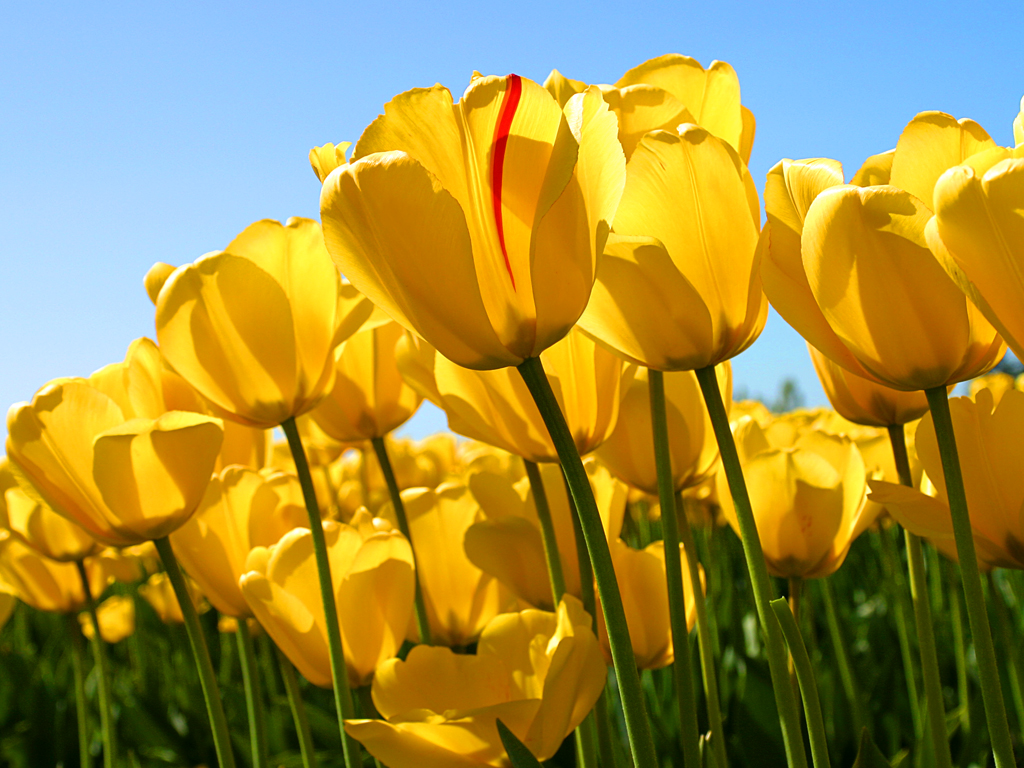
#> input picture day12/aaa.jpg, 1024 x 768 px
$ python mycv04crop.py
#> lines starting #> are read from the running program, lines starting #| are printed output that depends on the picture

# [12 lines of commented-out code are left out]

import cv2

img = cv2.imread('aaa.jpg', cv2.IMREAD_GRAYSCALE)
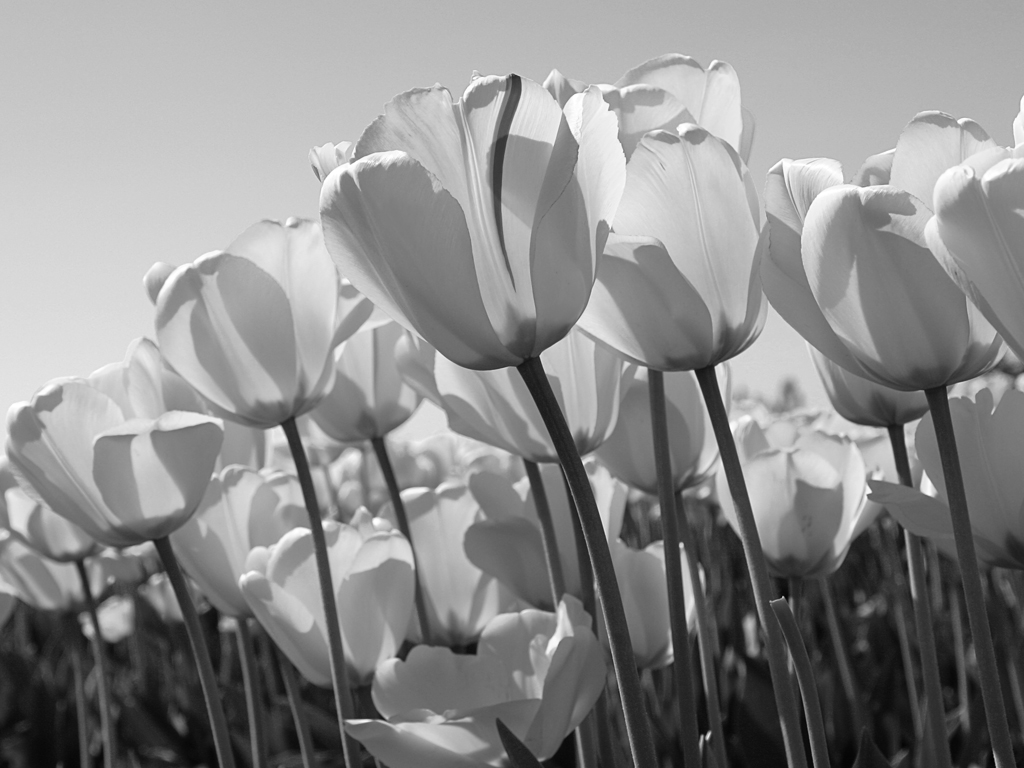
#> img: shape (768, 1024); min 1, max 255, mean 139.9
img_crop = img[10:180, 150:350]
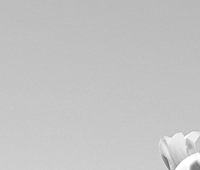
#> img_crop: shape (170, 200); min 106, max 255, mean 196


cv2.imshow('Test Image', img_crop)
cv2.imwrite('abc.jpg', img_crop)


cv2.waitKey(0)
cv2.destroyAllWindows()
